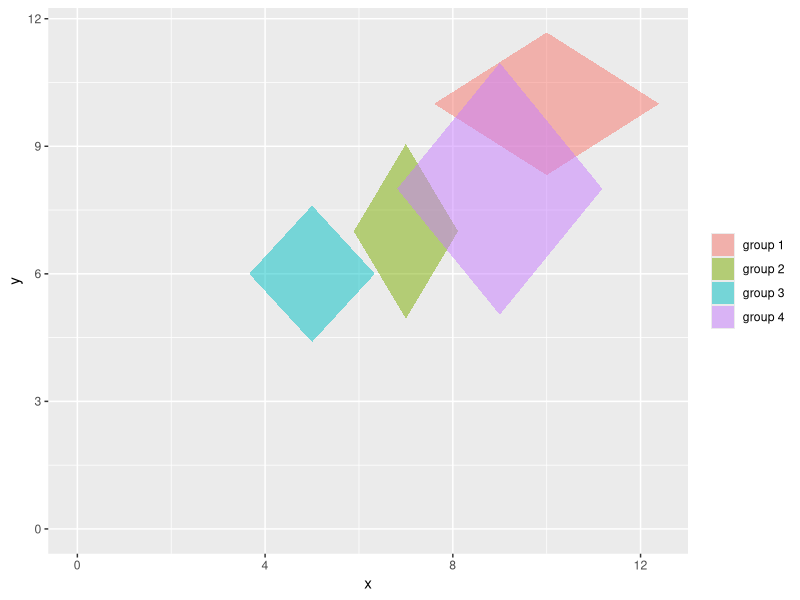

Write R code to recreate this figure.
# Make polygon plot to compare the mus and sigmas for two variables among 
## various groups
## with extensive comments for Woody

# Set up -----------------------------------------------------------------------
library(tidyverse)

# Data -------------------------------------------------------------------------
# Create example data with random values
example_df <- data.frame(g = c("group 1", "group 2", "group 3", "group 4"),
                         x_mu = sample(5:10, 4, replace = FALSE),
                         y_mu = sample(5:10, 4, replace = FALSE),
                         x_sigma = runif(n = 4, min = 1, max = 3),
                         y_sigma = runif(n = 4, min = 1, max = 3)
                         )  

# Transform each x,y coord and x,y sigma into 4 x,y coord pairs
plot_df <- example_df %>%
  mutate(c1_x = x_mu, # specify the calculation for each coordinate
         c2_x = x_mu + x_sigma,  
         c3_x = x_mu,
         c4_x = x_mu - x_sigma,
         c1_y = y_mu + y_sigma,
         c2_y = y_mu, # note the different pattern for x and y. c1_x starts with mu, and c1_y starts with mu + sigma. Offsetting them makes the polygons correctly.
         c3_y = y_mu - y_sigma,
         c4_y = y_mu) %>%
  select(-c(x_mu, y_mu, x_sigma, y_sigma)) %>% # get rid of these columns since we no longer need them for plotting
  pivot_longer(cols = !g,  # this says to pivot every column except the column named "g"
               names_to = c("coord_num", ".value"), # name one column "coord_num" and name the other columns from the non-extracted part of the previous column names
               names_sep = "_") # this tells the line above what symbol separates the value that goes into the "coord_num" column from part of the column names that should remain column names


# Plot -------------------------------------------------------------------------
ggplot(plot_df) + 
  geom_polygon(aes(x = x,        # set of x coordinates
                   y = y,        # set of y coordinates
                   group = g,    # group coordinates so you don't get one big polygon
                   fill  = g),   # values for color fill
               alpha = .5        # make them transparent in case of overlap
               ) + 
  lims(x = c(0, NA),   # make the axes begin at 0 with an unspecified max
       y = c(0, NA)) +
  theme(legend.title = element_blank())

# End! -------------------------------------------------------------------------
